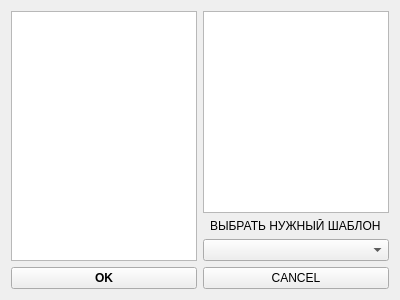
<?xml version="1.0" encoding="UTF-8"?>
<ui version="4.0">
 <class>Form</class>
 <widget class="QWidget" name="Form">
  <property name="geometry">
   <rect>
    <x>0</x>
    <y>0</y>
    <width>400</width>
    <height>300</height>
   </rect>
  </property>
  <property name="windowTitle">
   <string>Отчестность по ПРИГЛАШЕННЫМ артистам</string>
  </property>
  <layout class="QGridLayout" name="gridLayout">
   <item row="0" column="0">
    <layout class="QHBoxLayout" name="horizontalLayout">
     <item>
      <widget class="QListWidget" name="listWidget_order"/>
     </item>
     <item>
      <layout class="QVBoxLayout" name="verticalLayout">
       <item>
        <widget class="QTextBrowser" name="textBrowser_order"/>
       </item>
       <item alignment="Qt::AlignHCenter">
        <widget class="QLabel" name="label_order">
         <property name="text">
          <string>ВЫБРАТЬ НУЖНЫЙ ШАБЛОН</string>
         </property>
        </widget>
       </item>
       <item>
        <widget class="QComboBox" name="comboBox_order"/>
       </item>
      </layout>
     </item>
    </layout>
   </item>
   <item row="1" column="0">
    <layout class="QHBoxLayout" name="horizontalLayout_2">
     <item>
      <widget class="QPushButton" name="pushButton_order_ok">
       <property name="font">
        <font>
         <weight>75</weight>
         <bold>true</bold>
        </font>
       </property>
       <property name="text">
        <string>OK</string>
       </property>
      </widget>
     </item>
     <item>
      <widget class="QPushButton" name="pushButton_order_cancel">
       <property name="text">
        <string>CANCEL</string>
       </property>
      </widget>
     </item>
    </layout>
   </item>
  </layout>
 </widget>
 <resources/>
 <connections/>
</ui>
